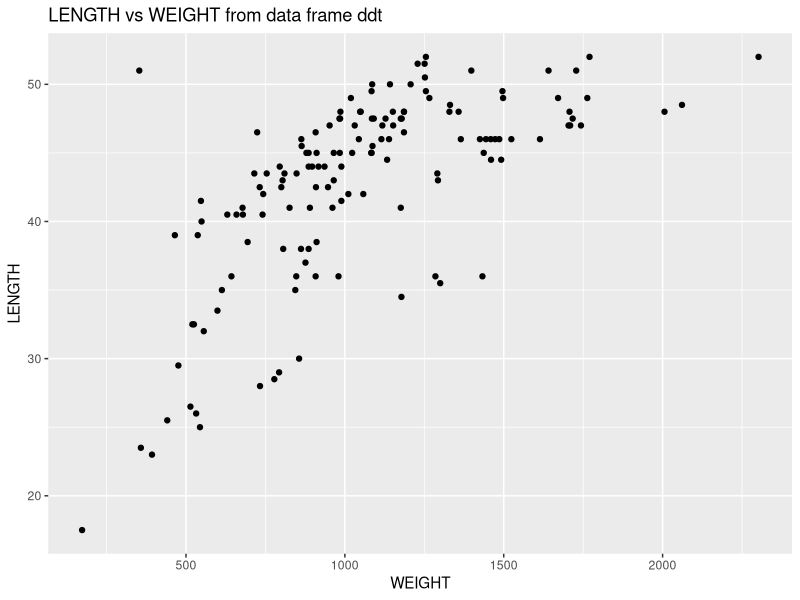
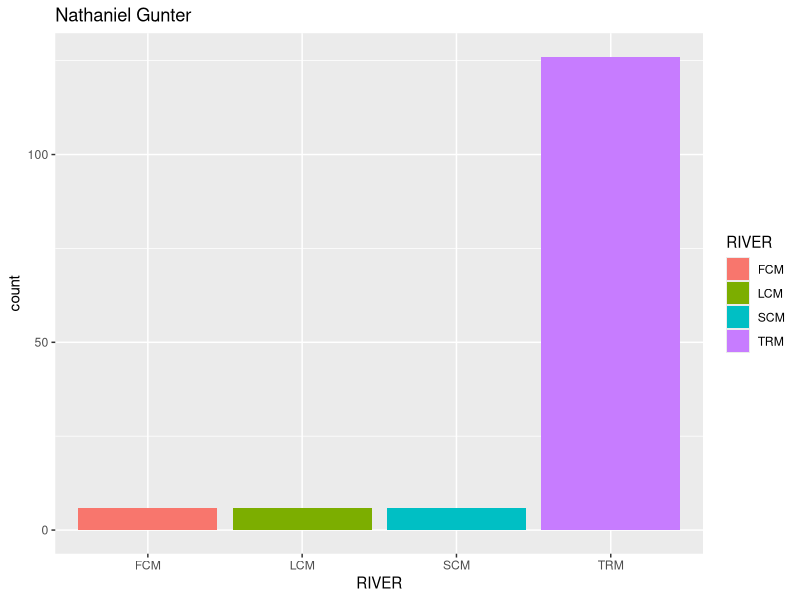
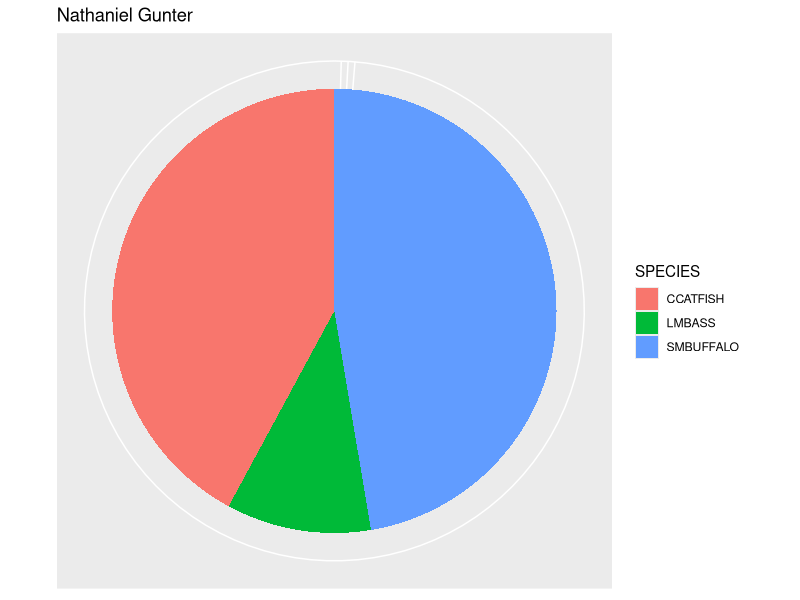
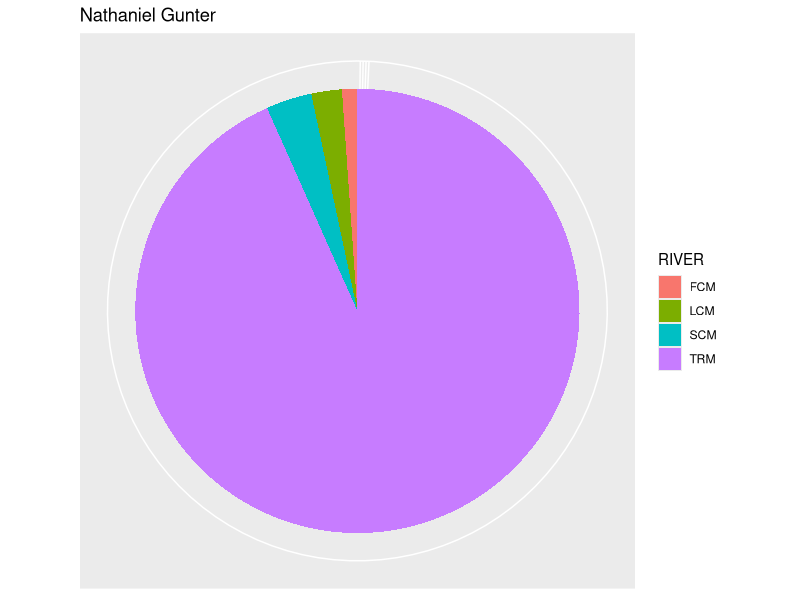
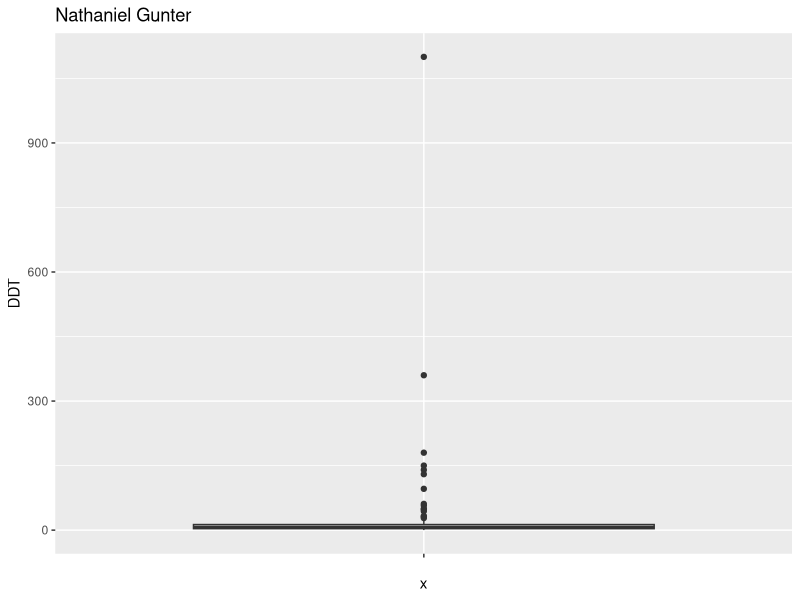
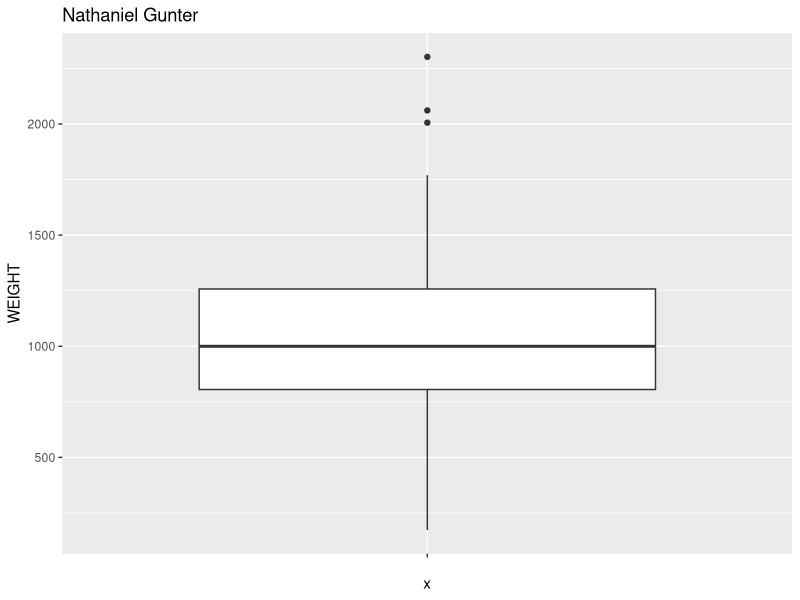
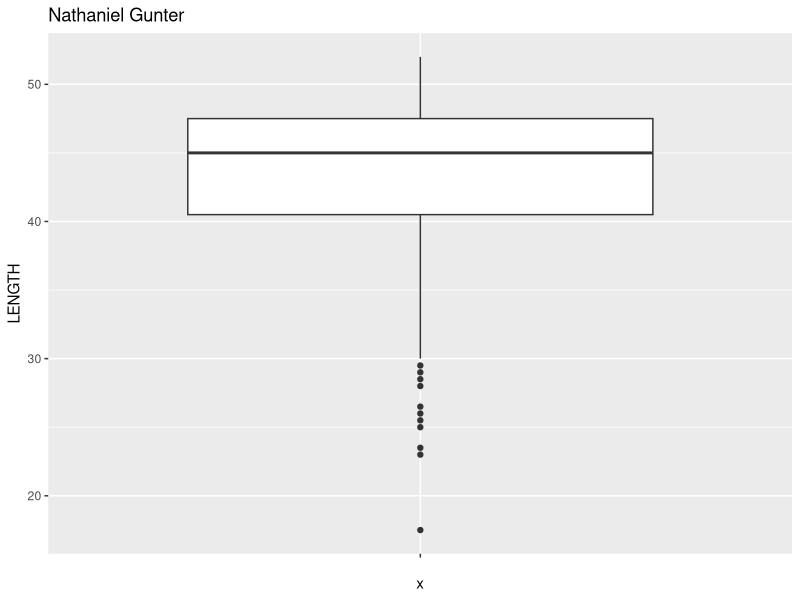
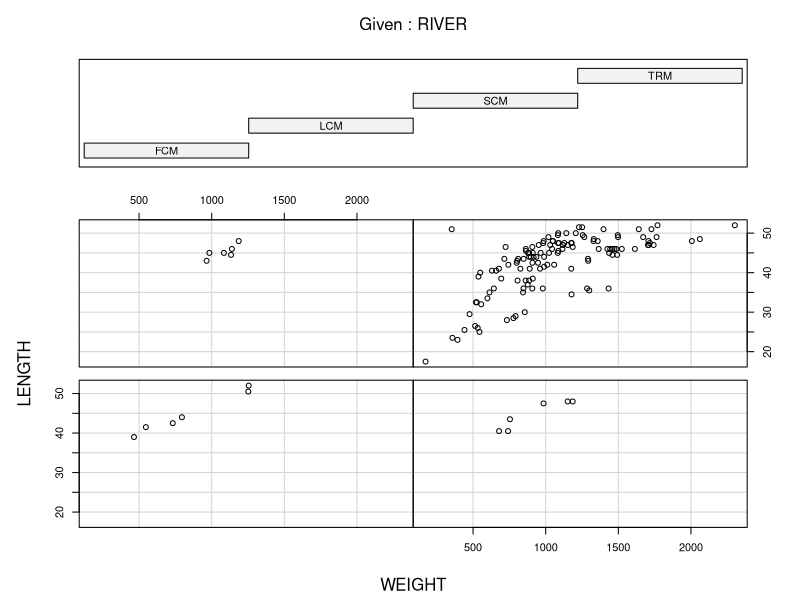

The R script that drew these images, in order:
## ---- chunk 1
knitr::opts_chunk$set(echo = TRUE)
library(dplyr)
library(ggplot2)
## ---- chunk 2
setwd("~/School/Junior Year/Spring/Applied Statistical Methods/Labs/LAB1/DATAxls")
## ---- chunk 3
getwd()
## ---- chunk 4
ddt = read.csv("DDT.csv")
## ---- chunk 5
head(ddt)
## ---- chunk 6
knitr::kable(summary(ddt))
## ---- chunk 7
lmbass800 = with(ddt, ddt[SPECIES == 'LMBASS' & WEIGHT > 800,])
head(lmbass800)
## ---- chunk 8
scmddt = with(ddt, ddt[RIVER=='SCM' & DDT>4.0,])
head(scmddt)
## ---- chunk 9
sd(ddt$WEIGHT,na.rm = FALSE)
## ---- chunk 10
ggplot(ddt, aes(x=WEIGHT, y=LENGTH))+geom_point()+ggtitle("LENGTH vs WEIGHT from data frame ddt")
## ---- chunk 11
table(ddt$RIVER)
## ---- chunk 12
ddt %>% ggplot(aes(x=RIVER, fill=RIVER))+geom_bar()+ggtitle("Nathaniel Gunter")
## ---- chunk 13
speciesPie<- ddt%>%ggplot(aes(x="",y=SPECIES, fill = SPECIES), )+theme(axis.text.y = element_blank())+geom_bar(width=1, stat="identity")+ggtitle("Nathaniel Gunter") + theme(axis.text = element_blank(), axis.ticks=element_blank(), axis.title.x = element_blank(), axis.title.y=element_blank(), axis.line=element_blank())+coord_polar("y",start=0)
speciesPie
## ---- chunk 14
riversPie <- ddt%>%ggplot(aes(x="",y=RIVER, fill=RIVER), )+geom_bar(width=1, stat="identity")+ggtitle("Nathaniel Gunter")+ theme(axis.text = element_blank(), axis.ticks=element_blank(), axis.title.x = element_blank(), axis.title.y=element_blank(),axis.line=element_blank())+coord_polar("y",start=0)
riversPie
## ---- chunk 15
ddtbox <- ddt%>%ggplot(aes(x = "",y=DDT),)+geom_boxplot()+ggtitle("Nathaniel Gunter")
ddtbox
## ---- chunk 16
weightbox <- ddt%>%ggplot(aes(x = "", y = WEIGHT),)+geom_boxplot()+ggtitle("Nathaniel Gunter")
weightbox
## ---- chunk 17
lenbox <- ddt%>%ggplot(aes(x="",y=LENGTH),)+geom_boxplot()+ggtitle("Nathaniel Gunter")
lenbox
## ---- chunk 18
coplot(LENGTH ~ WEIGHT | RIVER, data = ddt)
## ---- chunk 19
coplot(DDT ~ WEIGHT | SPECIES, data = ddt)
## ---- chunk 20
boxplots <- ddt%>%ggplot(aes(x=SPECIES, y=WEIGHT, fill=RIVER))+geom_boxplot()+ggtitle("Nathaniel Gunter")
boxplots
## ---- chunk 21
violinplots <-ddt%>%ggplot(aes(x=RIVER,y=LENGTH,fill=SPECIES))+geom_violin()+ggtitle("Nathaniel Gunter")
violinplots
## ---- chunk 22
scatterplots<-ddt%>%ggplot(aes(x=WEIGHT,y=LENGTH,colour=SPECIES))+geom_point()+ggtitle("Nathaniel Gunter")
scatterplots
